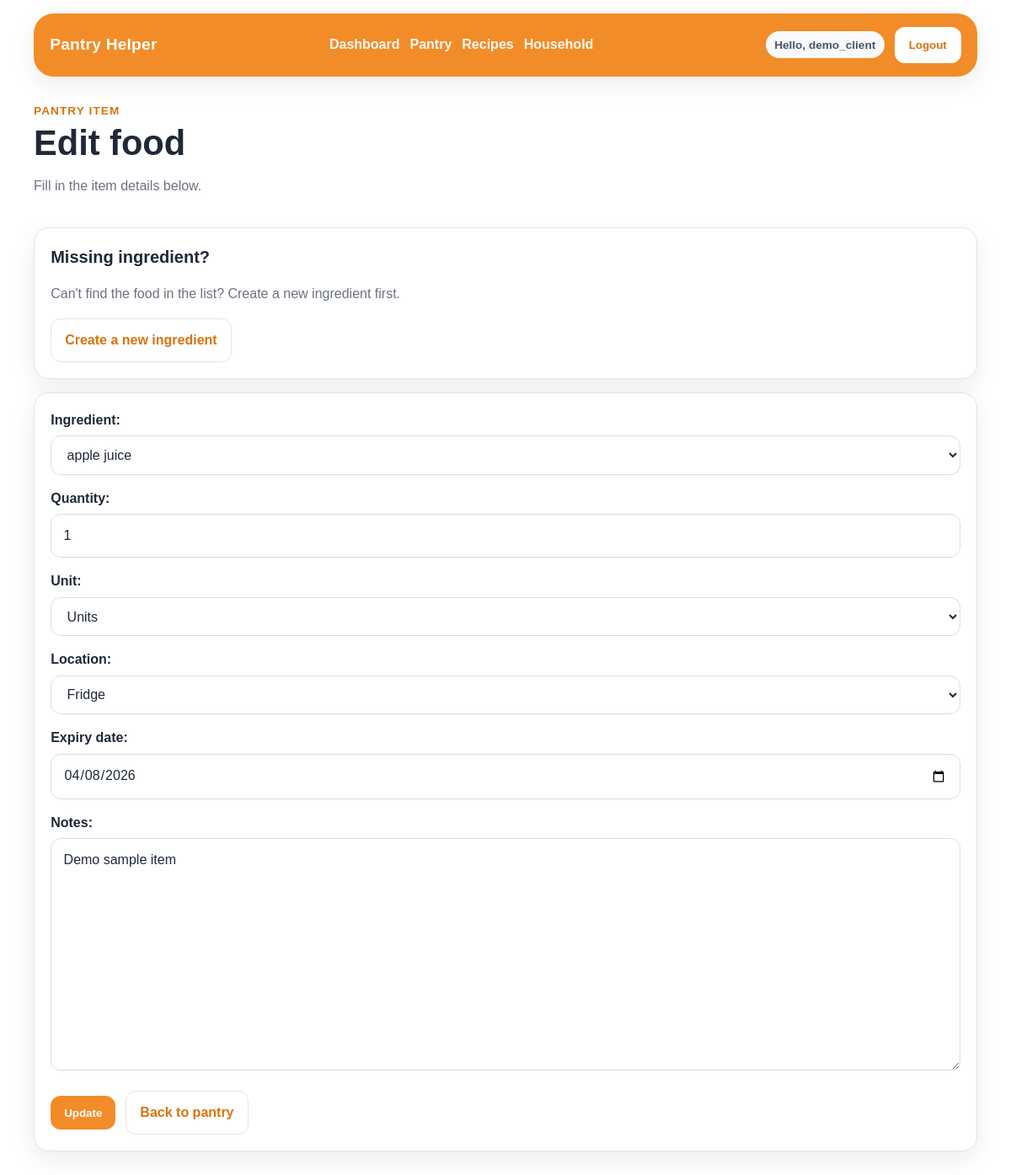
/foods/13/edit/ (signed in), run on an earlier commit of the app's database.
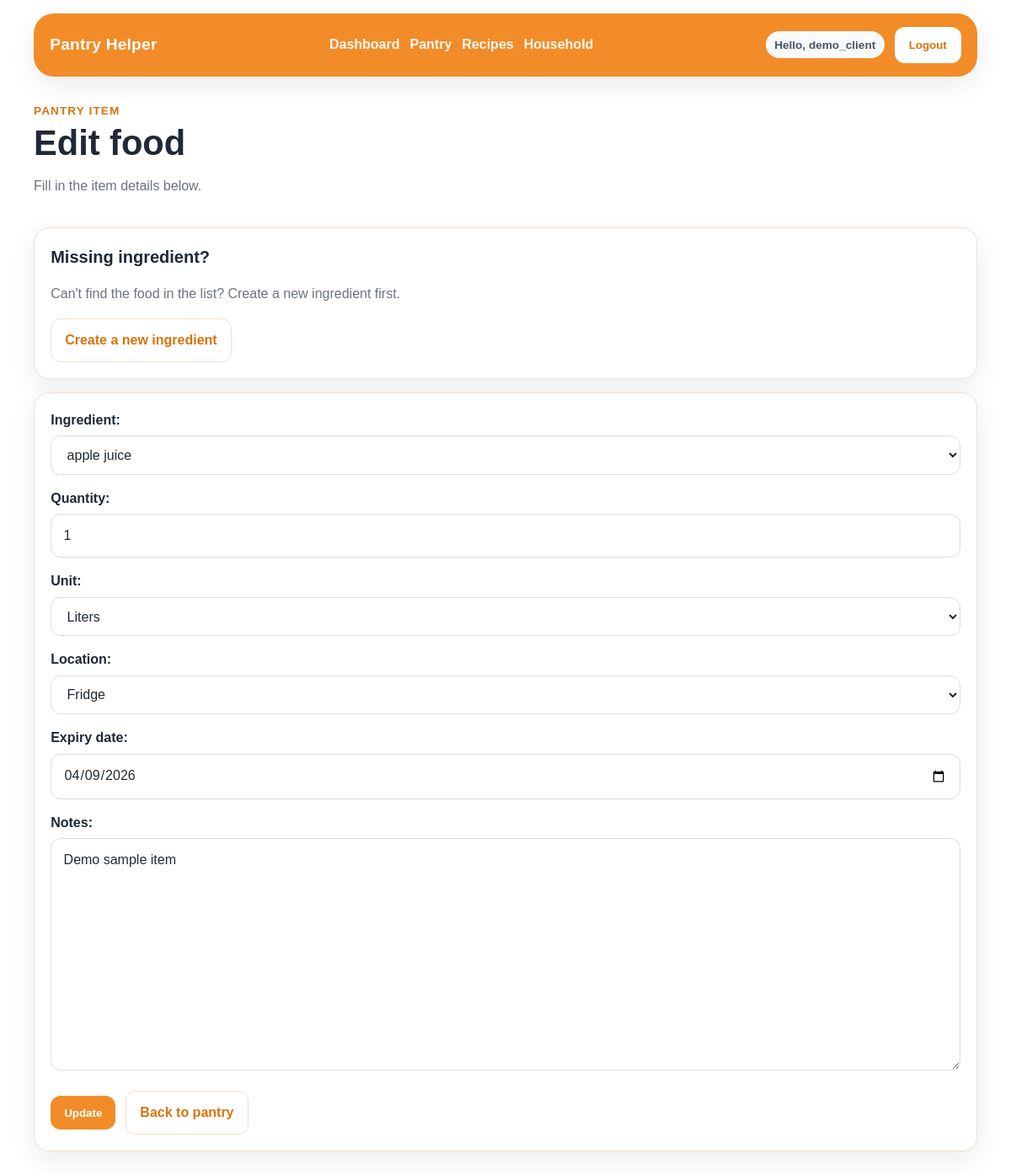
And on a later commit of the database.
### app/models.py (models this page shows, shortened)
class Food(models.Model):
    LOCATION_CHOICES = [
        ('FRIDGE', 'Fridge'),
        ('FREEZER', 'Freezer'),
        ('PANTRY', 'Pantry'),
    ]
    household = models.ForeignKey(
        Household,
        on_delete=models.CASCADE,
        related_name='foods'
    )
    ingredient = models.ForeignKey(
        Ingredient,
        on_delete=models.CASCADE,
        related_name='foods'
    )
    quantity = models.IntegerField(default=0)
    unit = models.CharField(
        max_length=20,
        choices=Unit.choices,
        default=Unit.UNITS,
    )
    location = models.CharField(
        max_length=20,
        choices=LOCATION_CHOICES,
        default='PANTRY')
    expiry_date = models.DateField(null=True, blank=True)
    notes = models.TextField(blank=True)
    added_by = models.ForeignKey(
        User,
        on_delete=models.SET_NULL,
        null=True,
        blank=True,
        related_name='added_foods'
    )
    class Meta:
        ordering = ['expiry_date', 'ingredient__name']
        permissions = [
            ('mark_food_consumed', 'Can mark a food item as consumed'),
            ('mark_food_wasted', 'Can mark a food item as wasted'),
        ]

### app/views.py (the view)
# urls.py: path('foods/<int:pk>/edit/', views.food_edit, name='food_edit'),
@login_required
@permission_required('app.change_food', raise_exception=True)
def food_edit(request, pk):
    membership = get_membership(request.user)
    if membership is None:
        return redirect('app:dashboard')
    role = get_user_role(request.user)
    food = get_object_or_404(Food, pk=pk, household=membership.household)
    if request.method == 'POST':
        form = FoodForm(request.POST, instance=food)
        if form.is_valid():
            updated_food = form.save(commit=False)
            updated_food.household = membership.household
            updated_food.save()
            return redirect('app:food_list')
    else:
        form = FoodForm(instance=food)
    return render(request, 'app/food/foodform.html', {
        'form': form,
        'role': role,
        'page_title': 'Edit food',
        'submit_label': 'Update',
        'add_ingredient_url': reverse('app:ingredient_new'),
    })

### app/forms.py (shortened to what this page needs)
class FoodForm(forms.ModelForm):
    class Meta:
        model = Food
        fields = ['ingredient', 'quantity', 'unit', 'location', 'expiry_date', 'notes']
        widgets = {
            'expiry_date': forms.DateInput(attrs={'type': 'date'}),
            'unit': forms.Select(choices=Unit.choices),
        }
    def __init__(self, *args, **kwargs):
        super().__init__(*args, **kwargs)
        self.fields['ingredient'].queryset = Ingredient.objects.select_related('category').order_by('name')
        self.fields['ingredient'].empty_label = 'Select an ingredient'
        self.fields['unit'].choices = Unit.choices

### app/models.py (called while the page is built)
    def __str__(self):
        return self.name

### app/utils.py (called while the page is built)
def get_user_role(user):
    if not user.is_authenticated:
        return None
    group = user.groups.filter(name__in=ROLE_GROUPS).first()
    return group.name if group else None

def get_membership(user):
    return getattr(user, 'household_member', None)

### app/templates/app/food/foodform.html (shortened to what this page needs)
{% extends "base.html" %}
{% block content %}
<div class="page-header">
    <div>
        <span class="eyebrow">Pantry item</span>
        <h1>{{ page_title }}</h1>
        <p class="page-subtitle">Fill in the item details below.</p>
    </div>
</div>
{% if add_ingredient_url %}
    <div class="card">
        <h2>Missing ingredient?</h2>
        <p class="helper-text">Can't find the food in the list? Create a new ingredient first.</p>
        <div class="page-actions">
            <a href="{{ add_ingredient_url }}" class="btn btn-secondary">Create a new ingredient</a>
        </div>
    </div>
{% endif %}
<form method="post" class="card form-card">
    {{ form.as_p }}
    <div class="page-actions">
        <button type="submit" class="btn">{{ submit_label }}</button>
        <a href="{% url 'app:food_list' %}" class="btn btn-secondary">Back to pantry</a>
    </div>
</form>
{% endblock %}

What changed in the data, as far as the page shows it:
changed Food "apple juice": unit "Units" → "Liters"; expiry_date "04/08/2026" → "04/09/2026"
